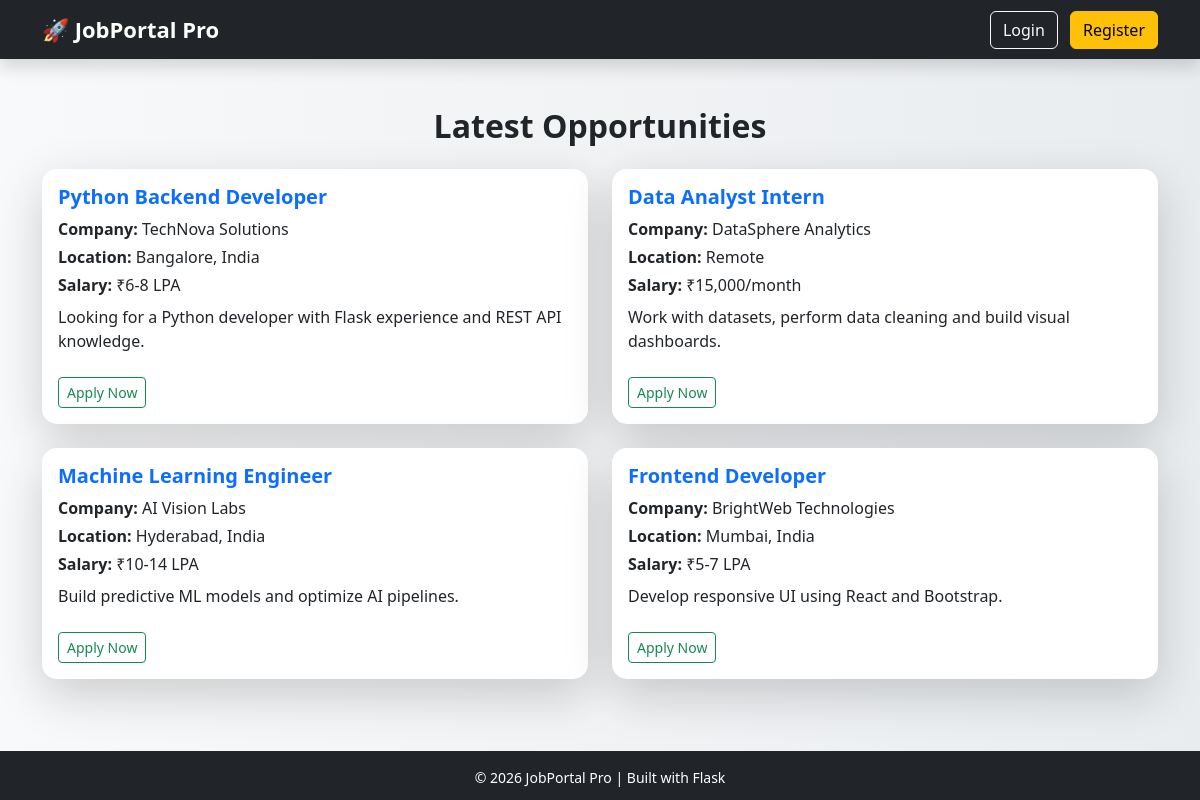
The page / on the database its author committed.
### models.py (models this page shows)
class Job(db.Model):
    id = db.Column(db.Integer, primary_key=True)
    title = db.Column(db.String(200), nullable=False)
    company = db.Column(db.String(200), nullable=False)
    location = db.Column(db.String(200), nullable=False)
    salary = db.Column(db.String(100), nullable=False)
    description = db.Column(db.Text, nullable=False)

### app.py (the view)
@app.route("/")
def index():
    jobs = Job.query.all()
    return render_template("index.html", jobs=jobs)

### templates/index.html
{% extends "base.html" %}
{% block content %}
<h2 class="text-center mb-4 fw-bold">Latest Opportunities</h2>
<div class="row">
    {% for job in jobs %}
    <div class="col-md-6 mb-4">
        <div class="card shadow-lg border-0 h-100">
            <div class="card-body">
                <h5 class="fw-bold text-primary">{{ job.title }}</h5>
                <p class="mb-1"><strong>Company:</strong> {{ job.company }}</p>
                <p class="mb-1"><strong>Location:</strong> {{ job.location }}</p>
                <p class="mb-1"><strong>Salary:</strong> {{ job.salary }}</p>
                <p class="mt-2">{{ job.description }}</p>
                <button class="btn btn-outline-success btn-sm mt-2">Apply Now</button>
            </div>
        </div>
    </div>
    {% endfor %}
</div>
{% endblock %}

### templates/base.html (shortened to what this page needs)
<!DOCTYPE html>
<html lang="en">
<head>
    <link href="https://cdn.jsdelivr.net/npm/bootstrap@5.3.2/dist/css/bootstrap.min.css" rel="stylesheet">
    <link rel="stylesheet" href="https://cdnjs.cloudflare.com/ajax/libs/animate.css/4.1.1/animate.min.css"/>
    <link rel="stylesheet" href="{{ url_for('static', filename='style.css') }}">
</head>
<body>
<nav class="navbar navbar-expand-lg navbar-dark bg-dark shadow">
  <div class="container">
    <a class="navbar-brand fw-bold" href="/">🚀 JobPortal Pro</a>
    <div>
      <a class="btn btn-outline-light me-2" href="/login">Login</a>
      <a class="btn btn-warning" href="/register">Register</a>
    </div>
  </div>
</nav>
<div class="container mt-5 animate__animated animate__fadeIn">
    {% block content %}{% endblock %}
</div>
<footer class="bg-dark text-white text-center py-3 mt-5">
    © 2026 JobPortal Pro | Built with Flask
</footer>
</body>
</html>

### static/style.css (style rules this page uses)
body { background: linear-gradient(to right, #f8f9fa, #e9ecef); }
.card { border-radius: 15px; }
.navbar-brand { font-size: 22px; }
footer { font-size: 14px; }

### rows shown on the page
Job: title "Python Backend Developer", company "TechNova Solutions", location "Bangalore, India", salary "₹6-8 LPA", description "Looking for a Python developer with Flask experience and REST API knowledge."
Job: title "Data Analyst Intern", company "DataSphere Analytics", location "Remote", salary "₹15,000/month", description "Work with datasets, perform data cleaning and build visual dashboards."
Job: title "Machine Learning Engineer", company "AI Vision Labs", location "Hyderabad, India", salary "₹10-14 LPA", description "Build predictive ML models and optimize AI pipelines."
Job: title "Frontend Developer", company "BrightWeb Technologies", location "Mumbai, India", salary "₹5-7 LPA", description "Develop responsive UI using React and Bootstrap."
